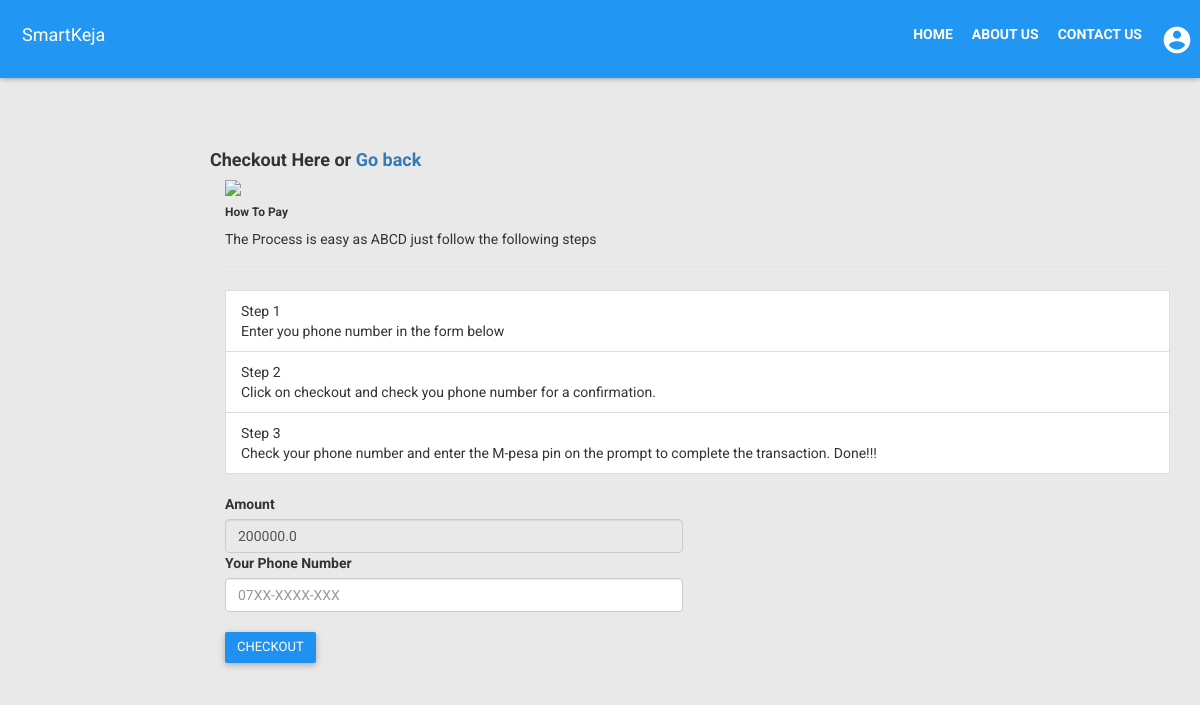
Before: /checkout/7/ with the older database file.
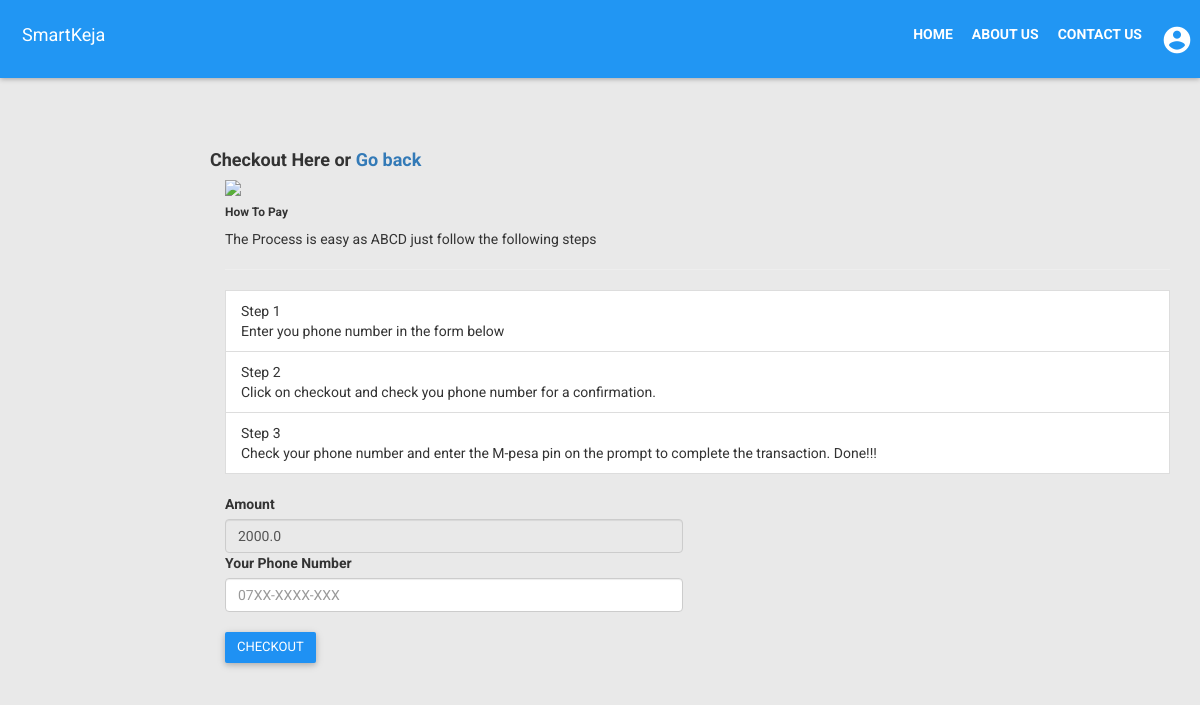
After: the same page with the newer database file.
### smarthouse/models.py (models this page shows, shortened)
class House(models.Model):
    managed_by = models.ForeignKey(User)
    lat = models.FloatField()
    lng = models.FloatField()
    location = models.CharField(max_length=200)
    rent_price = models.FloatField()
    sale_price = models.FloatField()
    bedrooms = models.IntegerField()
    description = models.TextField()
    on_sale = models.BooleanField(default=False)
    is_available = models.BooleanField(default=True)
    primary_img = models.ImageField(upload_to='uploads/')
    is_published = models.BooleanField(default=False)
    date_posted = models.DateTimeField(auto_now_add=True)
    class Meta:
        ordering = ('-is_available', '-date_posted')

### smarthouse/views.py (the view, shortened to what this page needs)
# urls.py: url(r'^checkout/(?P<pk>\d+)/$', views.Checkout.as_view(), name='checkout'),
class Checkout(TemplateView):
    template_name = 'site/checkout.html'
    def get_context_data(self, **kwargs):
        context = super(Checkout, self).get_context_data(**kwargs)
        house = get_object_or_404(House, pk=self.kwargs['pk'])
        context['house'] = house
        return context

### smarthouse/context_processors.py (called while the page is built)
def get_account_type(request):
    account_type = ''
    phone_number = ''
    context = dict({})
    try:
        if request.user.is_authenticated:
            agent_exists = Agent.objects.filter(user=request.user)[:1].exists()
            if agent_exists:
                account_type = 'agent'
                agent = Agent.objects.get(user=request.user)
                phone_number = agent.phone_number
            if request.user.is_staff:
                account_type = "owner"
                house_owner = HouseOwner.objects.get(user=request.user)
                phone_number = house_owner.phone_number
            if not request.user.is_staff and not agent_exists:
                account_type = "client"
    except (Agent.DoesNotExist, HouseOwner.DoesNotExist):
        pass
    context['account_type'] = account_type
    context['phone_number'] = phone_number
    return context

def get_house_posts(request):
    context = dict({})
    houses = House.objects.all()
    context['house_options'] = houses
    return context

### smartkeja/templates/site/checkout.html (shortened to what this page needs)
{% extends 'site/base.html' %}
{% load staticfiles %}
{% block content %}
    <div class="row clearfix">
        <div class="header">
            <h4>Checkout Here or <a href="{% url 'smarthouse:web_index' %}">Go back</a></h4>
        </div>
        <div class="body">
            <div class="col-md-12">
                <img src="{% static 'images/mpesalogo1.png' %}" class="img img-responsive">
                <h6>How To Pay</h6>
                <span>The Process is easy as ABCD just follow the following steps</span>
                <hr/>
                <ul class="list-group">
                    <li class="list-group-item">
                        Step 1
                        <br/>
                        Enter you phone number in the form below
                    </li>
                    <li class="list-group-item">
                        Step 2
                        <br/>
                        Click on checkout and check you phone number for a confirmation.
                    </li>
                    <li class="list-group-item">
                        Step 3
                        <br>
                        Check your phone number and enter the M-pesa pin on the prompt to complete the transaction.
                        Done!!!
                    </li>
                </ul>
                <form action="#" method="post">
                    <div class="row">
                        <div class="col-md-6">
                            <label id="amount" for="amount">Amount</label>
                            <input type="text" class="form-control" id="amount"
                                   value="{% if house.on_sale %} {{ house.sale_price }}{% else %}{{ house.rent_price }}{% endif %}"
                                   disabled>
                            <label for="phoneNumber">Your Phone Number</label>
                            <input type="number" class="form-control" name="phone_number" id="phoneNumber"
                                   placeholder="07XX-XXXX-XXX" required>
                            <br/>
                            <input type="submit" class="btn btn-primary waves-effect" value="CHECKOUT"
                                   style="margin-bottom: 15px!important;">
                        </div>
                    </div>
                </form>
            </div>
        </div>
    </div>
{% endblock %}

Changed rows visible on the page:
changed House: rent_price "200000.0" → "2000.0"
